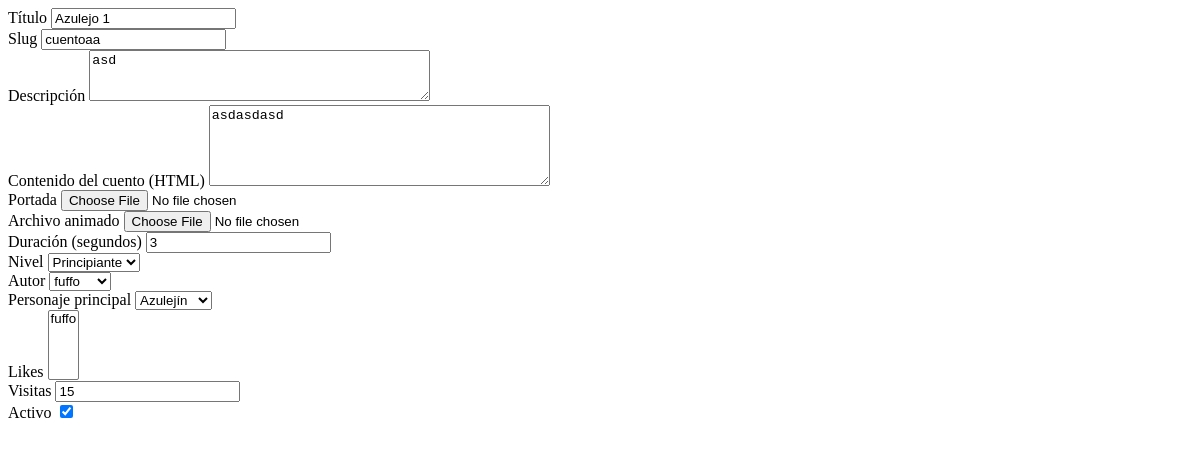
Page /admin-dashboard/cuentos/1/editar/ (signed in) on the earlier database version.
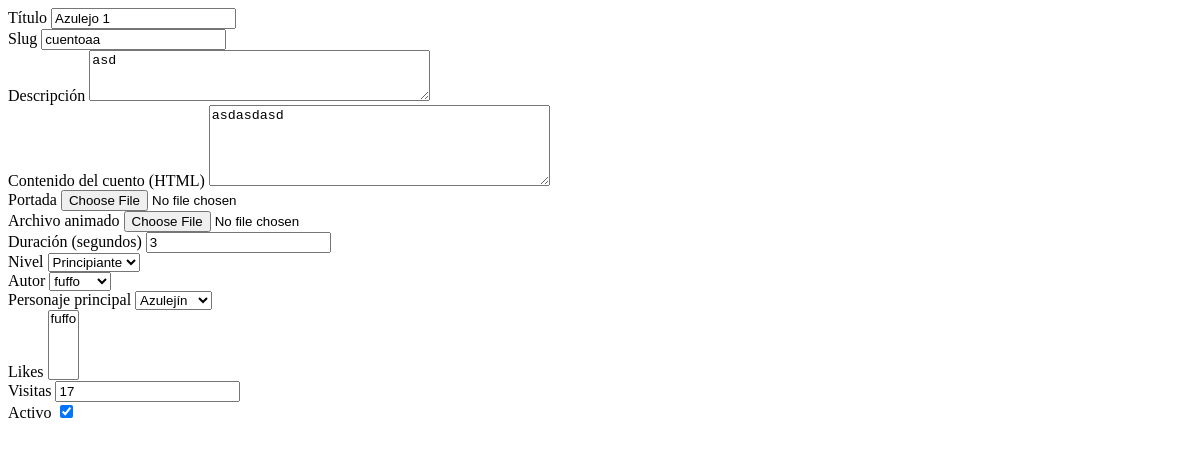
Same page on the later database version.
### client/models.py (models this page shows, shortened)
class CuentoAnimado(models.Model):
    NIVEL_CHOICES = [
        ('P', _('Principiante')),
        ('I', _('Intermedio')),
        ('A', _('Avanzado')),
    ]
    titulo = models.CharField(_('Título'), max_length=100)
    slug = models.SlugField(max_length=100, unique=True)
    descripcion = models.TextField(_('Descripción'))
    contenido = models.TextField(_('Contenido del cuento (HTML)'))
    portada = models.ImageField(_('Portada'), upload_to='client/static/cuentos/portadas/')
    archivo_animado = models.FileField(
        _('Archivo animado'),
        upload_to='client/static/cuentos/animaciones/',
        validators=[FileExtensionValidator(allowed_extensions=['mp4', 'webm', 'gif'])]
    )
    duracion = models.PositiveIntegerField(_('Duración (segundos)'))
    nivel = models.CharField(_('Nivel'), max_length=1, choices=NIVEL_CHOICES)
    fecha_publicacion = models.DateTimeField(_('Fecha de publicación'), auto_now_add=True)
    autor = models.ForeignKey(User, on_delete=models.SET_NULL, null=True, blank=True)
    personaje_principal = models.CharField(
        _('Personaje principal'),
        max_length=20,
        choices=[('AZU', 'Azulejín'), ('AZA', 'Azulejina')],
        default='AZU'
    )
    likes = models.ManyToManyField(User, related_name='cuentos_like', blank=True)
    visitas = models.PositiveIntegerField(_('Visitas'), default=0)
    activo = models.BooleanField(_('Activo'), default=True)
    class Meta:
        verbose_name = _('Cuento animado')
        verbose_name_plural = _('Cuentos animados')
        ordering = ['-fecha_publicacion']

### client/views.py (the view)
# urls.py: path('admin-dashboard/cuentos/<int:pk>/editar/', views.editar_cuento, name='editar_cuento'),
@staff_member_required
def editar_cuento(request, pk):
    cuento = get_object_or_404(CuentoAnimado, pk=pk)
    if request.method == 'POST':
        form = CuentoForm(request.POST, request.FILES, instance=cuento)
        if form.is_valid():
            form.save()
            return JsonResponse({'success': True})
        return JsonResponse({'success': False, 'errors': form.errors})
    form = CuentoForm(instance=cuento)
    return render(request, 'admin/partials/cuento_form.html', {'form': form})

### client/forms.py
class CuentoForm(forms.ModelForm):
    class Meta:
        model = CuentoAnimado
        fields = '__all__'
        widgets = {
            'contenido': forms.Textarea(attrs={'rows': 5}),
            'descripcion': forms.Textarea(attrs={'rows': 3}),
            'portada': forms.FileInput(attrs={'accept': 'image/*'}),
            'archivo_animado': forms.FileInput(),
        }

### client/templates/admin/partials/cuento_form.html (shortened to what this page needs)
<form method="post" enctype="multipart/form-data" id="cuentoForm">
    <div class="row g-3">
        {% for field in form %}
        <div class="col-md-6">
            <div class="form-group mb-3">
                <label for="{{ field.id_for_label }}" class="form-label">{{ field.label }}</label>
                {{ field }}
            </div>
        </div>
        {% endfor %}
    </div>
</form>

Differences in the rows shown:
changed CuentoAnimado "Azulejo 1": visitas "15" → "17"
